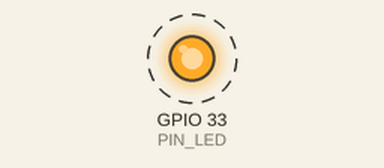
Simulated run of this sketch. Board: ESP32. Parts: output pins drawn as LEDs (lit = HIGH). Dashed ring = blinking.

Above: at 0.3 s.
Timing chart, 0 to 3.2 s (numbered marks = the images above):
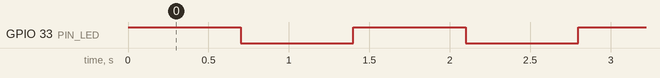

Measured:
- by itself, GPIO 33 (PIN_LED): alternates HIGH for 0.70 s and LOW for 0.70 s

The sketch:

Blink_SaO.ino
```cpp
#define PIN_LED 33

void setup() {
  pinMode(PIN_LED, OUTPUT);
}


void loop() {
  digitalWrite(PIN_LED, HIGH);  // turn the LED on (HIGH is the voltage level)
  delay(700);
  digitalWrite(PIN_LED, LOW);   // turn the LED off by making the voltage LOW
  delay(700);
}
```
